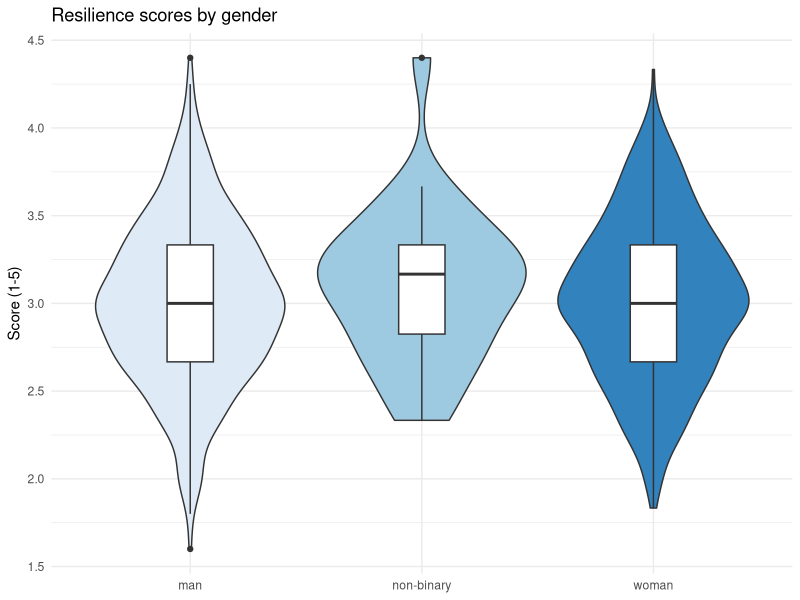
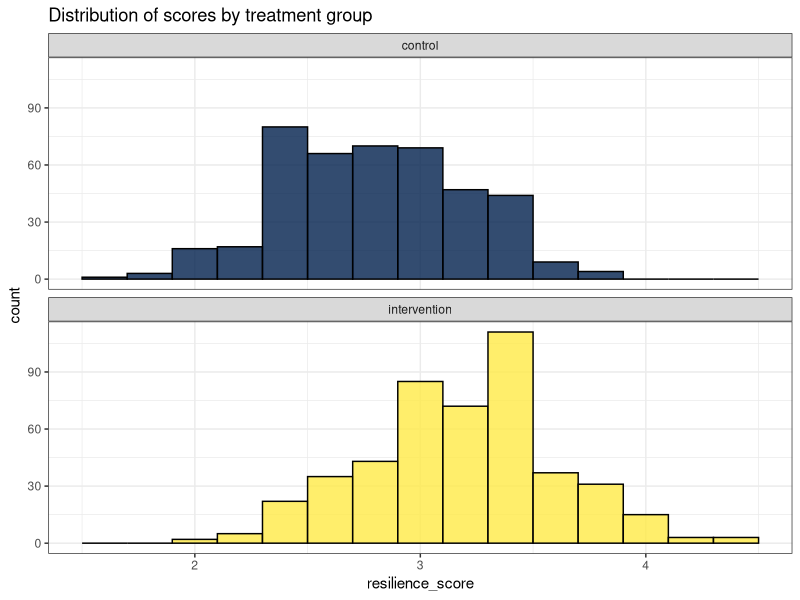
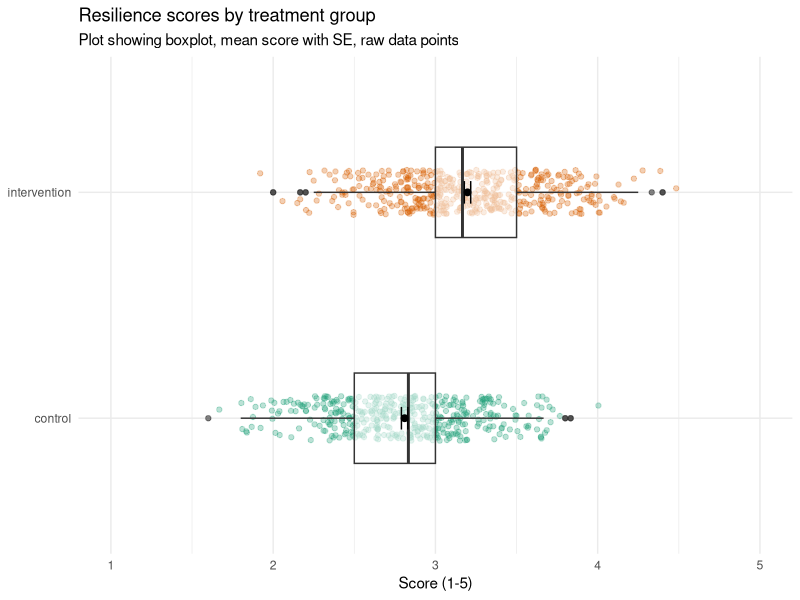

R code for these plots, in order:
## ---- chunk 1
library(tidyverse)
demo_data <- read_csv("data/resilience/demographic_data.csv")
q_data <- read_csv("data/resilience/questionnaire_data.csv")
scoring <- read_csv("data/resilience/scoring.csv")

## ---- chunk 2
demo_cleaned <- demo_data %>%
  mutate(treatment = factor(treatment, # the variable you're converting
                            levels = c(1,2), # original values
                            labels = c("control", "intervention"))) # new labels
## ---- chunk 3
demo_cleaned <- demo_data %>%
  mutate(treatment = factor(treatment, 
                            levels = c(1,2), 
                            labels = c("control", "intervention")),
         gender = as.factor(gender)) # simpler version when no need to update labels
## ---- chunk 4
demo_cleaned <- demo_data %>%
  mutate(treatment = factor(treatment, 
                            levels = c(1,2), 
                            labels = c("control", "intervention")),
         gender = as.factor(gender),
         participant_ID = as.character(participant_ID)) # convert to character
## ---- chunk 5
q_cleaned <- q_data %>%
  mutate(participant_ID = as.character(participant_ID))
## ---- chunk 6
dat_wide <- inner_join(x = demo_cleaned, y = q_cleaned, by = "participant_ID") 
## ---- chunk 7
dat_long <- dat_wide %>%
  pivot_longer(cols = bounce_back_quickly:long_time_over_setbacks, 
               names_to = "item", 
               values_to = "response")
  
## ---- chunk 8
dat <- inner_join(x = dat_long, y = scoring, by = c("item", "response"))
## ---- chunk 9
dat_scores <- dat %>%
  group_by(participant_ID, age, gender, treatment) %>%
  summarise(resilience_score = mean(score, na.rm = TRUE)) %>%
  ungroup()
## ---- chunk 10
dat_scores %>%
  group_by(gender) %>%
  summarise(group_score = mean(resilience_score, na.rm = TRUE)) %>%
  ungroup()
## ---- chunk 11
dat_scores %>%
  group_by(treatment) %>%
  summarise(group_score = mean(resilience_score, na.rm = TRUE))%>%
  ungroup()
## ---- chunk 12
ggplot(dat_scores, aes(x = gender, y = resilience_score, fill = gender)) +
  geom_violin() +
  geom_boxplot(width=.2, fill = "white") +
  theme_minimal() +
  scale_fill_brewer() +
  guides(fill = "none") +
  labs(title = "Resilience scores by gender", y = "Score (1-5)", x = NULL)
## ---- chunk 13
ggplot(dat_scores, aes(x = resilience_score, fill = treatment)) +
  geom_histogram(binwidth = .2, colour = "black", alpha = .8) +
  facet_wrap(~treatment, nrow= 2)+
  guides(fill = "none") +
  labs(title = "Distribution of scores by treatment group")+
  scale_fill_viridis_d(option = "E") +
  theme_bw()
## ---- chunk 14
ggplot(dat_scores, aes(x = treatment, y = resilience_score)) +
  geom_jitter(width = .1, height = .2, alpha = .3, aes(colour = treatment)) +
  geom_boxplot(width = .4, alpha = .6) +
  stat_summary(geom = "point", 
               fun = "mean", 
               size = 2, colour = "black") +
  stat_summary(geom = "errorbar", 
               fun.data = "mean_se", 
               colour = "black", width = .1) +
theme_minimal() +
  coord_flip(ylim = c(1,5)) +
  guides(colour = "none") +
  labs(title = "Resilience scores by treatment group", subtitle = "Plot showing boxplot, mean score with SE, raw data points", x = NULL, y = "Score (1-5)") +
  scale_colour_brewer(palette = "Dark2") 
